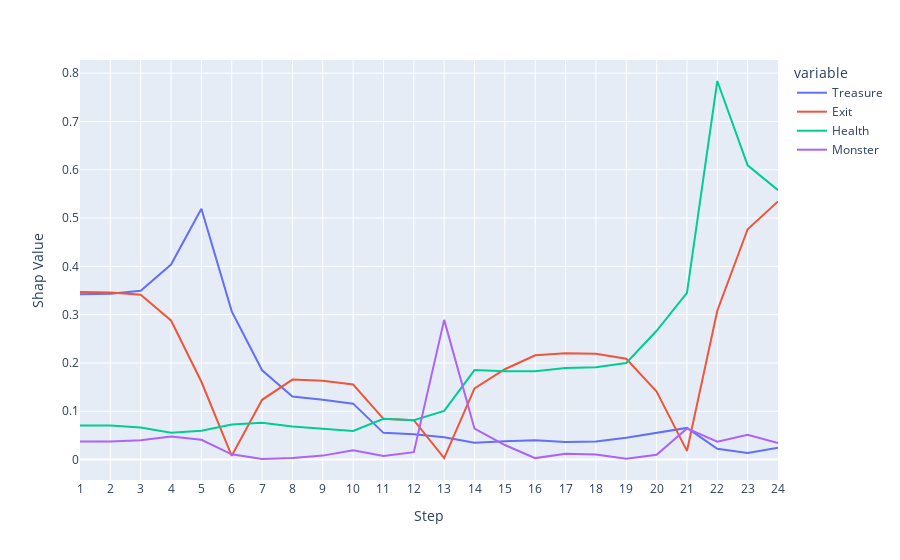

Here is the notebook cell this chart was saved with:
### Code cell
object_group = {
    'Treasure':['DT','SDT'],
    'Exit': ['DE','SDE'],
    'Potion': ['DP','SDP'],
    'Monster': ['DM'],
    'HP': ['HP']
}
group = {
    'Treasure':['DT','SDT'],
    'Exit': ['DE','SDE'],
    'Health': ['DP','SDP','HP'],
    'Monster':['DM']
}
basic_group = {
    'Treasure':['DT','SDT'],
    'Exit': ['DE','SDE'],
    'Health': ['DP','SDP','HP','DM'],
    # 'Monster':['DM']
}
safety_group = {
    'Treasure':['DT'],
    'Exit': ['DE'],
    'Potion': ['DP'],
    'Safe': ['SDT','SDP','SDE','HP'],
    'Monster':['DM','HP']
}
df_shapley, pred_explain, internal, timing,df = group_shap_single_exp(base_config,approach='empirical',group= group)
print(df['action'].unique())
#TODO look how to exclude non column
df_shapley.drop(columns = 'none',inplace=True)
fig =px.line(data_frame=df_shapley.abs(),x= df_shapley.index ,y = df_shapley.columns).update_layout(xaxis_title="Step", yaxis_title="Shap Value")
fig.show()

### Figure 1 — Plotly figure (JSON) as saved in the notebook; plotly's stock layout.template omitted (floating-point values rounded to 4 significant figures)
{"data": [{"hovertemplate": "variable=Treasure<br>index=%{x}<br>value=%{y}<extra></extra>", "legendgroup": "Treasure", "line": {"color": "#636efa", "dash": "solid"}, "marker": {"symbol": "circle"}, "mode": "lines", "name": "Treasure", "orientation": "v", "showlegend": true, "type": "scatter", "x": ["1", "2", "3", "4", "5", "6", "7", "8", "9", "10", "11", "12", "13", "14", "15", "16", "17", "18", "19", "20", "21", "22", "23", "24"], "xaxis": "x", "y": [0.3425, 0.3436, 0.3496, 0.4037, 0.5195, 0.3068, 0.1849, 0.1307, 0.1237, 0.1158, 0.0553, 0.05266, 0.04605, 0.03474, 0.03815, 0.03995, 0.03639, 0.0376, 0.04505, 0.05574, 0.06561, 0.02221, 0.01375, 0.02439], "yaxis": "y"}, {"hovertemplate": "variable=Exit<br>index=%{x}<br>value=%{y}<extra></extra>", "legendgroup": "Exit", "line": {"color": "#EF553B", "dash": "solid"}, "marker": {"symbol": "circle"}, "mode": "lines", "name": "Exit", "orientation": "v", "showlegend": true, "type": "scatter", "x": ["1", "2", "3", "4", "5", "6", "7", "8", "9", "10", "11", "12", "13", "14", "15", "16", "17", "18", "19", "20", "21", "22", "23", "24"], "xaxis": "x", "y": [0.3469, 0.346, 0.3413, 0.2881, 0.1611, 0.007877, 0.1237, 0.1656, 0.1632, 0.1554, 0.08428, 0.08164, 0.003199, 0.1472, 0.1871, 0.2161, 0.2203, 0.2191, 0.2088, 0.141, 0.01793, 0.3081, 0.4768, 0.5345], "yaxis": "y"}, {"hovertemplate": "variable=Health<br>index=%{x}<br>value=%{y}<extra></extra>", "legendgroup": "Health", "line": {"color": "#00cc96", "dash": "solid"}, "marker": {"symbol": "circle"}, "mode": "lines", "name": "Health", "orientation": "v", "showlegend": true, "type": "scatter", "x": ["1", "2", "3", "4", "5", "6", "7", "8", "9", "10", "11", "12", "13", "14", "15", "16", "17", "18", "19", "20", "21", "22", "23", "24"], "xaxis": "x", "y": [0.07047, 0.07051, 0.06634, 0.05559, 0.05958, 0.07249, 0.07605, 0.06838, 0.06373, 0.0592, 0.08428, 0.08164, 0.1007, 0.1854, 0.1828, 0.1827, 0.1897, 0.1909, 0.1998, 0.2667, 0.345, 0.7838, 0.6091, 0.5579], "yaxis": "y"}, {"hovertemplate": "variable=Monster<br>index=%{x}<br>value=%{y}<extra></extra>", "legendgroup": "Monster", "line": {"color": "#ab63fa", "dash": "solid"}, "marker": {"symbol": "circle"}, "mode": "lines", "name": "Monster", "orientation": "v", "showlegend": true, "type": "scatter", "x": ["1", "2", "3", "4", "5", "6", "7", "8", "9", "10", "11", "12", "13", "14", "15", "16", "17", "18", "19", "20", "21", "22", "23", "24"], "xaxis": "x", "y": [0.03761, 0.03736, 0.0399, 0.0478, 0.04088, 0.01084, 0.001198, 0.003396, 0.00822, 0.01937, 0.007489, 0.01542, 0.2892, 0.06394, 0.03012, 0.003057, 0.01183, 0.01063, 0.00172, 0.009951, 0.06446, 0.03694, 0.05137, 0.03423], "yaxis": "y"}], "layout": {"legend": {"title": {"text": "variable"}, "tracegroupgap": 0}, "margin": {"t": 60}, "xaxis": {"anchor": "y", "domain": [0, 1], "title": {"text": "Step"}}, "yaxis": {"anchor": "x", "domain": [0, 1], "title": {"text": "Shap Value"}}}}
